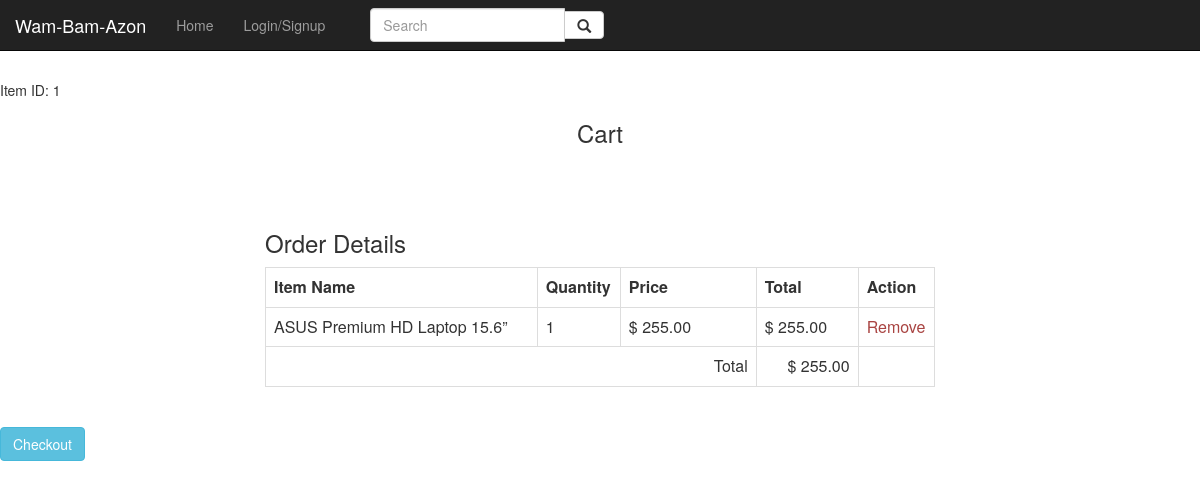
Page /cart.php?itemID=1 on the committed database.
### tables this page shows
CREATE TABLE IF NOT EXISTS `item` (
  `itemID` int(11) NOT NULL AUTO_INCREMENT,
  `itemName` varchar(50) DEFAULT NULL,
  `itemDescription` varchar(500) DEFAULT NULL,
  `regularPrice` decimal(7,2) DEFAULT NULL,
  `salePrice` decimal(7,2) DEFAULT NULL,
  `sale` varchar(1) DEFAULT NULL,
  `quantity` int(10) DEFAULT NULL,
  `categoryID` int(11) DEFAULT NULL,
  `clearance` varchar(1) DEFAULT NULL,
  `image` varchar(50) DEFAULT NULL,
  PRIMARY KEY (`itemID`),
  KEY `categoryID` (`categoryID`)
);

### cart.php (the view, shortened to what this page needs)
<?php
include("includes/nav.php");
$itemID = $_GET['itemID'];
 echo "Item ID: ". $itemID;
 $item_count = count($_SESSION["shopping_cart"]);
 $item_count++;
$connect = mysqli_connect("localhost", "root", "", "storedatabase");
if (isset($_POST["add_to_cart"]))
  {
    if (isset($_SESSION["shopping_cart"]))
      {
        $item_array_id = array_column($_SESSION["shopping_cart"], "item_id");
        if (!in_array($_GET["itemID"], $item_array_id))
          {
            $count = count($_SESSION["shopping_cart"]);
            $item_array = array('itemID' => $_GET["itemID"],
                                'itemName' => $_POST["hidden_name"],
                                'regularPrice' => $_POST["hidden_price"],
                                'quantity' => $_POST["quantity"]
                                );
            $_SESSION["shopping_cart"][$count] = $item_array;
            $item_count ++;
            echo '<script> alert("Item SOMETHING HERE") </script>';
          }
          else
            {
              echo '<script> alert("Item Already Added") </script>';
              echo '<script> window.location="index.php" </script>';
            }
      }
      else
        {
          $item_array = array('itemID' => $_GET["itemID"],
                              'itemName' => $_POST["hidden_name"],
                              'regularPrice' => $_POST["hidden_price"],
                              'quantity' => $_POST["quantity"]
                              );
          $_SESSION["shopping_cart"][0] = $item_array;
          $item_count++;
          echo '<script> alert("In else 2") </script>';
        }
  }
  else {
    $sql = "SELECT * FROM item WHERE itemID = ". $_GET["itemID"] . ";";
    $result = $connect->query($sql);
  }
?>
<!DOCTYPE html>
<html>
  <head>
      <link rel = "stylesheet" href = "https://maxcdn.bootstrapcdn.com/bootstrap/3.3.6/css/bootstrap.min.css"/>
  </head>
    <body>
      <br/>
        <div class = "container" style = "width: 700px;">
          <h3 align = "center"> Cart </h3>
      <br/>
      <?php
        $query = "SELECT * FROM item ORDER BY itemID ASC";
        $result = mysqli_query($connect, $query);
          if (mysqli_num_rows($result) > 0)
            {
              while ($row = mysqli_fetch_array($result))
                {
      ?>
       <div class = "col-md-4">
      </div>
      <?php
                }
            }
      ?>
        <br/>
          <h3> Order Details </h3>
            <div class = "table-responsive">
              <table class = "table table-bordered">
                <tr>
                  <th width = "40%"> Item Name </th>
                  <th width = "10%"> Quantity </th>
                  <th width = "20%"> Price </th>
                  <th width = "15%"> Total </th>
                  <th width = "5%"> Action </th>
                </tr>
      <?php
        if (!empty($_SESSION["shopping_cart"]))
                          {
                               $total = 0;
                               foreach($_SESSION["shopping_cart"] as $keys => $values)
                               {
                          ?>
                          <tr>
                               <td><?php echo $values["itemName"]; ?></td>
                               <td><?php echo $values["quantity"]; ?></td>
                               <td>$ <?php echo $values["regularPrice"]; ?></td>
                               <td>$ <?php echo number_format($values["quantity"] * $values["regularPrice"], 2); ?></td>
                               <td><a href="cart.php?action=delete&id=<?php echo $values["itemID"]; ?>"><span class="text-danger">Remove</span></a></td>
                          </tr>
                          <?php
                                    $total = $total + ($values["quantity"] * $values["regularPrice"]);
                               }
                          ?>
                          <tr>
                               <td colspan="3" align="right">Total</td>
                               <td align="right">$ <?php echo number_format($total, 2); ?></td>
                               <td></td>
                          </tr>
                          <?php
                          }
                          ?>
                     </table>
                </div>
           </div>
           <br />
           <form action="checkoutController.php" method="get">
  <button type="submit" class="btn btn-info" >Checkout </button>
</form>
      </body>
 </html>

### rows in the picture
item: itemName "ASUS Premium HD Laptop 15.6”", quantity "1", regularPrice "255.00", $values['quantity']*$values['regularPrice'] "255.00"

### other values in the picture
$itemID "1"
$total "255.00"
